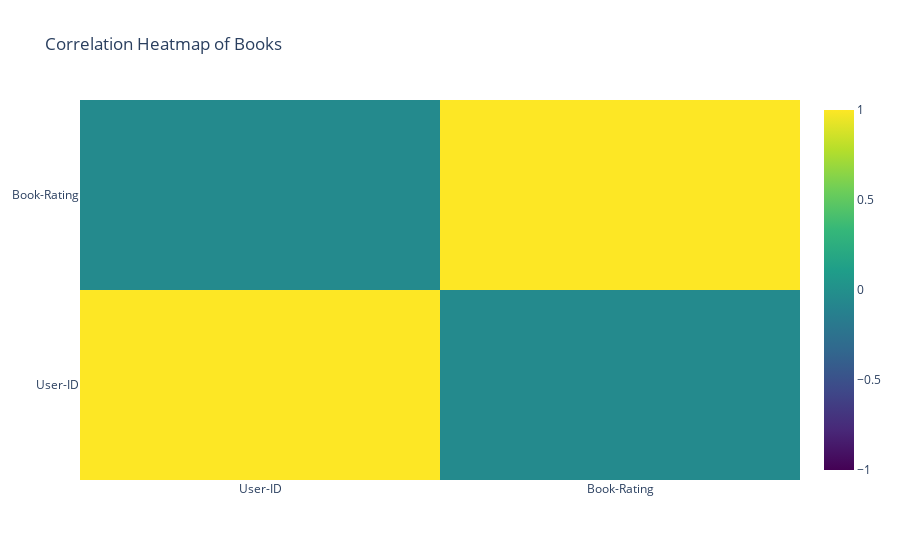

The notebook cell this image was saved under:
### Markdown cell above
**Reasoning**:
Plot the correlation heatmap using the calculated correlation matrix.

### Code cell
import pandas as pd
import plotly.graph_objects as go

# 1. Load your dataset (adjust path if needed)
ratings = pd.read_csv("C:/Users/Aheesha/Desktop/MCA Projects/Book/CSV Files/Ratings.csv", low_memory=False)

# 2. Keep only numeric columns (Book-Rating is numeric)
numeric_df = ratings.select_dtypes(include=['number'])

# 3. Compute correlation matrix
corr_matrix = numeric_df.corr()

# 4. Plot correlation heatmap
fig = go.Figure(data=go.Heatmap(
    z=corr_matrix.values,
    x=corr_matrix.columns,
    y=corr_matrix.index,
    colorscale="Viridis",
    zmin=-1, zmax=1
))
fig.update_layout(title="Correlation Heatmap of Books")
fig.show()

### Figure 1 — Plotly figure (JSON) as saved in the notebook; plotly's stock layout.template omitted (floating-point values rounded to 4 significant figures)
{"data": [{"colorscale": [[0, "#440154"], [0.1111, "#482878"], [0.2222, "#3e4989"], [0.3333, "#31688e"], [0.4444, "#26828e"], [0.5556, "#1f9e89"], [0.6667, "#35b779"], [0.7778, "#6ece58"], [0.8889, "#b5de2b"], [1, "#fde725"]], "type": "heatmap", "x": ["User-ID", "Book-Rating"], "y": ["User-ID", "Book-Rating"], "z": [[1, -0.04694], [-0.04694, 1]], "zmax": 1, "zmin": -1}], "layout": {"title": {"text": "Correlation Heatmap of Books"}}}
